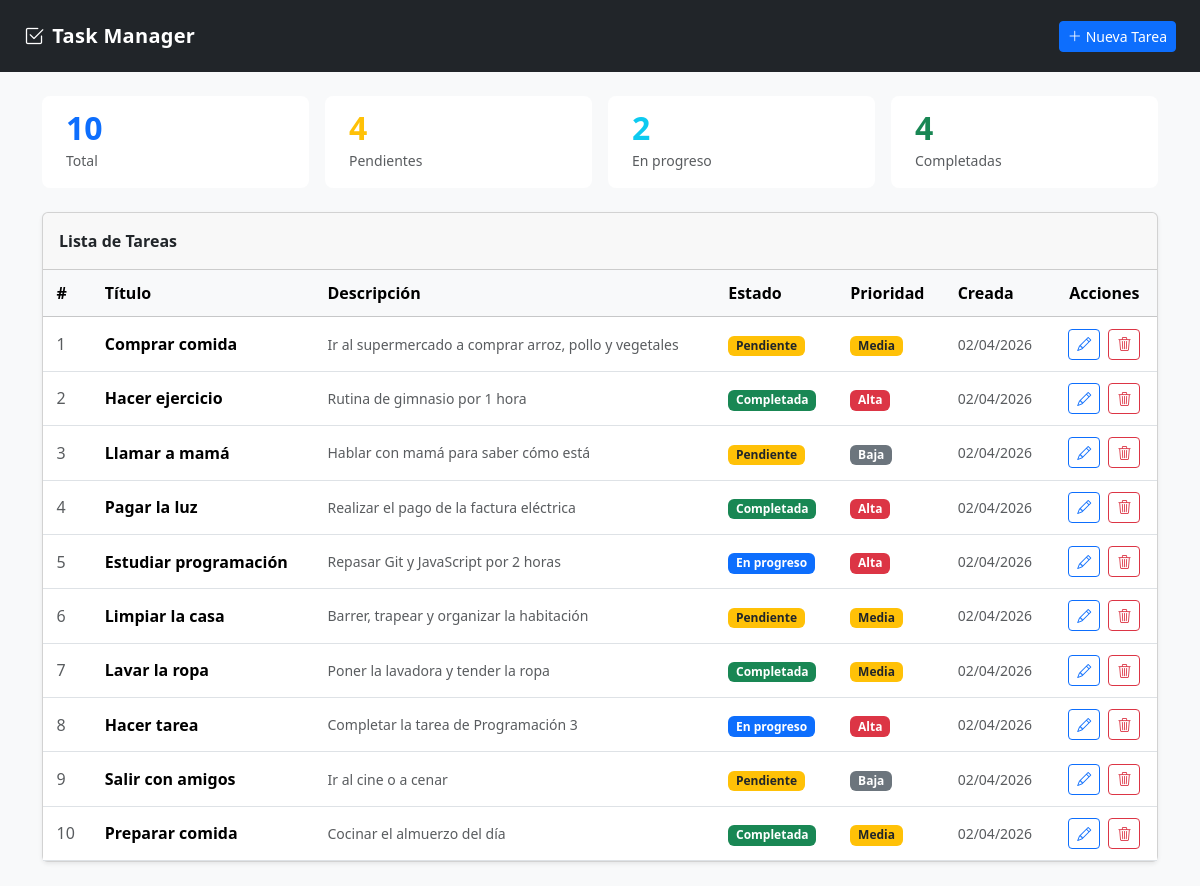
The page / on the database its author committed.
### tables this page shows
CREATE TABLE IF NOT EXISTS tasks (
    id          INT AUTO_INCREMENT PRIMARY KEY,
    title       VARCHAR(100)  NOT NULL,
    description TEXT          NULL,
    status      ENUM('pending','in-progress','completed') NOT NULL DEFAULT 'pending',
    priority    ENUM('low','medium','high')               NOT NULL DEFAULT 'medium',
    created_at  DATETIME      NOT NULL DEFAULT CURRENT_TIMESTAMP,
    updated_at  DATETIME      NOT NULL DEFAULT CURRENT_TIMESTAMP ON UPDATE CURRENT_TIMESTAMP
);

### index.php (the view, shortened to what this page needs)
<?php
require_once 'includes/functions.php';
$conn   = getConnection();
$result = $conn->query("SELECT * FROM tasks ORDER BY created_at DESC");
$tasks  = $result->fetch_all(MYSQLI_ASSOC);
$total    = count($tasks);
$pending  = count(array_filter($tasks, fn($t) => $t['status'] === 'pending'));
$progress = count(array_filter($tasks, fn($t) => $t['status'] === 'in-progress'));
$done     = count(array_filter($tasks, fn($t) => $t['status'] === 'completed'));
?>
<!DOCTYPE html>
<html lang="es">
<head>
  <link href="https://cdn.jsdelivr.net/npm/bootstrap@5.3.2/dist/css/bootstrap.min.css" rel="stylesheet">
  <link href="https://cdn.jsdelivr.net/npm/bootstrap-icons@1.11.1/font/bootstrap-icons.css" rel="stylesheet">
  <link href="css/style.css" rel="stylesheet">
</head>
<body class="bg-light">
<nav class="navbar navbar-dark bg-dark px-4 py-3">
  <span class="navbar-brand fw-bold fs-5">
    <i class="bi bi-check2-square me-2"></i>Task Manager
  </span>
  <a href="create.php" class="btn btn-primary btn-sm">
    <i class="bi bi-plus-lg me-1"></i>Nueva Tarea
  </a>
</nav>
<div class="container py-4">
  <div class="row g-3 mb-4">
    <div class="col-6 col-md-3">
      <div class="stat-card total">
        <div class="number text-primary"><?= $total ?></div>
        <small class="text-muted">Total</small>
      </div>
    </div>
    <div class="col-6 col-md-3">
      <div class="stat-card">
        <div class="number text-warning"><?= $pending ?></div>
        <small class="text-muted">Pendientes</small>
      </div>
    </div>
    <div class="col-6 col-md-3">
      <div class="stat-card">
        <div class="number text-info"><?= $progress ?></div>
        <small class="text-muted">En progreso</small>
      </div>
    </div>
    <div class="col-6 col-md-3">
      <div class="stat-card">
        <div class="number text-success"><?= $done ?></div>
        <small class="text-muted">Completadas</small>
      </div>
    </div>
  </div>
  <div class="card shadow-sm">
    <div class="card-header d-flex justify-content-between align-items-center py-3">
      <span class="fw-semibold">Lista de Tareas</span>
    </div>
    <div class="table-responsive">
      <table class="table table-hover align-middle mb-0">
        <thead class="table-light">
          <tr>
            <th>#</th>
            <th>Título</th>
            <th>Descripción</th>
            <th>Estado</th>
            <th>Prioridad</th>
            <th>Creada</th>
            <th class="text-center">Acciones</th>
          </tr>
        </thead>
        <tbody>
          <?php if (empty($tasks)): ?>
            <tr>
              <td colspan="7" class="text-center text-muted py-4">
                No hay tareas. <a href="create.php">¡Crea la primera!</a>
              </td>
            </tr>
          <?php else: ?>
            <?php foreach ($tasks as $i => $task): ?>
              <tr>
                <td class="text-muted"><?= $i + 1 ?></td>
                <td class="fw-semibold"><?= sanitize($task['title']) ?></td>
                <td class="text-muted small"><?= sanitize($task['description'] ?: '—') ?></td>
                <td><?= statusBadge($task['status']) ?></td>
                <td><?= priorityBadge($task['priority']) ?></td>
                <td class="small text-muted">
                  <?= date('d/m/Y', strtotime($task['created_at'])) ?>
                </td>
                <td class="text-center">
                  <a href="edit.php?id=<?= $task['id'] ?>" class="btn btn-sm btn-outline-primary me-1" title="Editar">
                    <i class="bi bi-pencil"></i>
                  </a>
                  <a href="delete.php?id=<?= $task['id'] ?>" class="btn btn-sm btn-outline-danger"
                     title="Eliminar"
                     onclick="return confirm('¿Estás seguro de que quieres eliminar la tarea: <?= addslashes(sanitize($task['title'])) ?>?')">
                    <i class="bi bi-trash3"></i>
                  </a>
                </td>
              </tr>
            <?php endforeach; ?>
          <?php endif; ?>
        </tbody>
      </table>
    </div>
  </div>
</div>
</body>
</html>

### includes/functions.php
<?php
function sanitize($value) {
    return htmlspecialchars(strip_tags(trim($value)));
}
function statusBadge($status) {
    $map = [
        'pending'     => ['class' => 'bg-warning text-dark', 'label' => 'Pendiente'],
        'in-progress' => ['class' => 'bg-primary',           'label' => 'En progreso'],
        'completed'   => ['class' => 'bg-success',           'label' => 'Completada'],
    ];
    $s = $map[$status] ?? ['class' => 'bg-secondary', 'label' => $status];
    return "<span class=\"badge {$s['class']}\">{$s['label']}</span>";
}
function priorityBadge($priority) {
    $map = [
        'high'   => ['class' => 'bg-danger',    'label' => 'Alta'],
        'medium' => ['class' => 'bg-warning text-dark', 'label' => 'Media'],
        'low'    => ['class' => 'bg-secondary', 'label' => 'Baja'],
    ];
    $p = $map[$priority] ?? ['class' => 'bg-secondary', 'label' => $priority];
    return "<span class=\"badge {$p['class']}\">{$p['label']}</span>";
}
?>

### css/style.css (style rules this page uses)
.navbar-brand { letter-spacing: .3px; }
.stat-card { background: #fff; border-left: 4px solid #fff; border-radius: .5rem; padding: 1rem 1.25rem; box-shadow: 0 1px 4px rgba(255, 255, 255, 0.07); }
.stat-card.total { border-color: #ffffff; }
.stat-card .number { font-size: 2rem; font-weight: 700; line-height: 1; margin-bottom: 4px; }
.table > :not(caption) > * > * { padding: .7rem .85rem; }

### rows shown on the page
tasks: title "Comprar comida", description "Ir al supermercado a comprar arroz, pollo y vegetales", status "Pendiente", priority "Media", created_at "02/04/2026"
tasks: title "Hacer ejercicio", description "Rutina de gimnasio por 1 hora", status "Completada", priority "Alta", created_at "02/04/2026"
tasks: title "Llamar a mamá", description "Hablar con mamá para saber cómo está", status "Pendiente", priority "Baja", created_at "02/04/2026"
tasks: title "Pagar la luz", description "Realizar el pago de la factura eléctrica", status "Completada", priority "Alta", created_at "02/04/2026"
tasks: title "Estudiar programación", description "Repasar Git y JavaScript por 2 horas", status "En progreso", priority "Alta", created_at "02/04/2026"
tasks: title "Limpiar la casa", description "Barrer, trapear y organizar la habitación", status "Pendiente", priority "Media", created_at "02/04/2026"
tasks: title "Lavar la ropa", description "Poner la lavadora y tender la ropa", status "Completada", priority "Media", created_at "02/04/2026"
tasks: title "Hacer tarea", description "Completar la tarea de Programación 3", status "En progreso", priority "Alta", created_at "02/04/2026"
tasks: title "Salir con amigos", description "Ir al cine o a cenar", status "Pendiente", priority "Baja", created_at "02/04/2026"
tasks: title "Preparar comida", description "Cocinar el almuerzo del día", status "Completada", priority "Media", created_at "02/04/2026"

### other values the page prints
$total "10"
$pending "4"
$progress "2"
$done "4"
